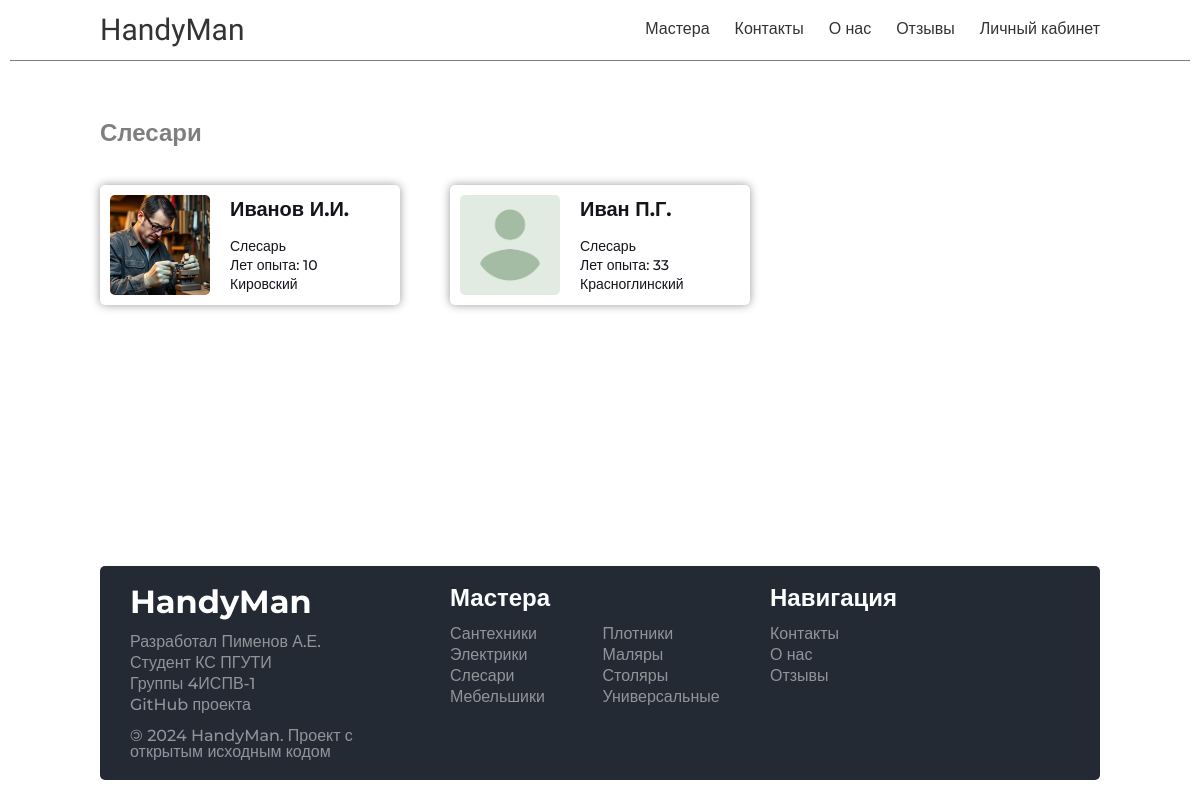
Page /masters/slesary/ (signed in) on the earlier database version.
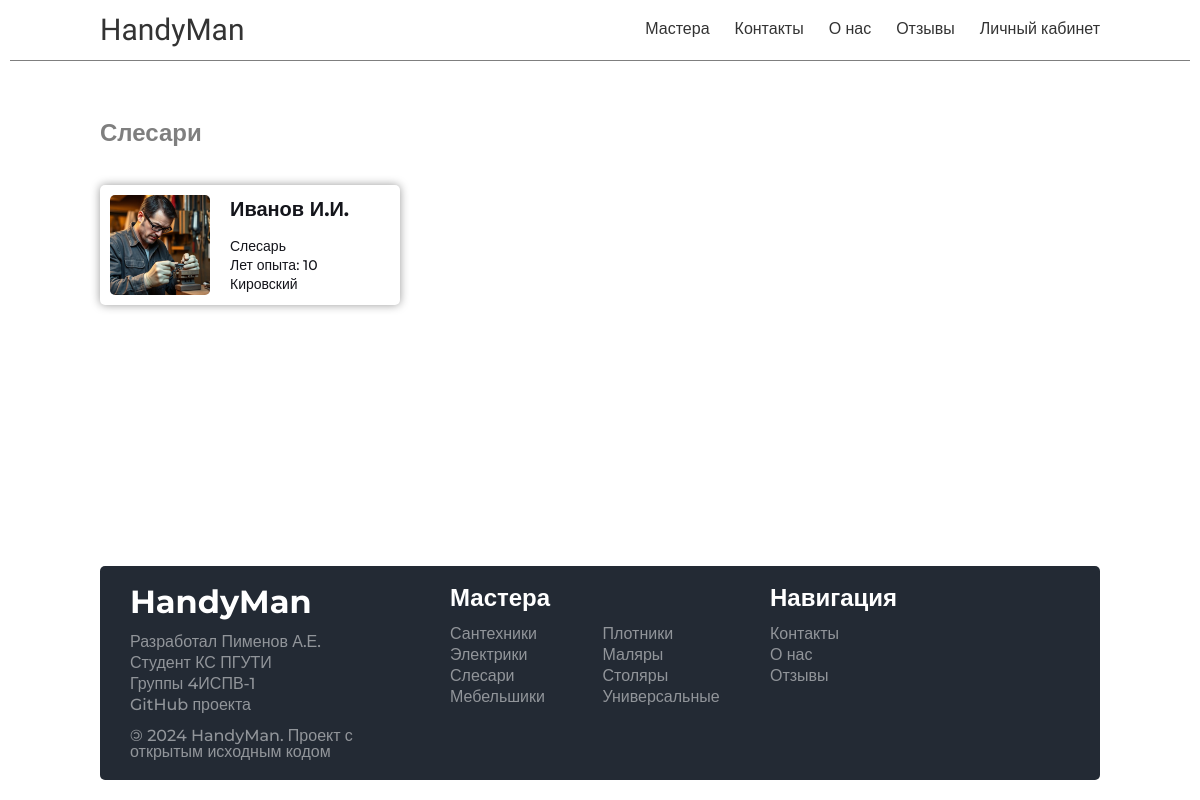
Same page on the later database version.
### handyman/models.py (models this page shows, shortened)
class Master(models.Model):
    id = models.UUIDField(primary_key=True, default=uuid.uuid4, editable=False)
    name = models.CharField(max_length=100)
    skill = models.ForeignKey(
        to="Skills", on_delete=models.PROTECT, blank=True, null=True
    )
    workarea = models.ForeignKey(
        to="Workarea", on_delete=models.PROTECT, blank=True, null=True
    )
    image = models.ImageField(upload_to='masters/images')
    experience = models.IntegerField(default=10)
    created_at = models.DateTimeField(auto_now_add=True)
    def get_absolute_url(self):
        return reverse('master_page', args=[self.skill.slug, self.id])

class Skills(models.Model):
    id = models.UUIDField(primary_key=True, default=uuid.uuid4, editable=False)
    name = models.CharField(max_length=100)
    cat_name = models.CharField(
        max_length=100
    )  # Тоже что и name, но во множественном числе
    slug = models.CharField(max_length=100, unique=True)
    image = models.ImageField(upload_to='skills/images', blank=True, null=True)
    created_at = models.DateTimeField(auto_now_add=True)

class Workarea(models.Model):
    id = models.UUIDField(primary_key=True, default=uuid.uuid4, editable=False)
    name = models.CharField(max_length=100)
    created_at = models.DateTimeField(auto_now_add=True)
    def __str__(self):
        return str(self.name)

### handyman/views.py (the view)
# urls.py: path('masters/<slug:skill_slug>/', views.show_masters, name='masters_type'),
def show_masters(request, skill_slug):
    skill = get_object_or_404(Skills, slug=skill_slug)
    masters = Master.objects.filter(skill=skill)
    data = {
        "title": skill.cat_name,
        "skill": skill,
        "masters": masters,
    }
    return render(request, "handyman/pages/master_pages/mastertype.html", context=data)

### handyman/templates/handyman/pages/master_pages/mastertype.html
{% extends "base.html" %}
{% block content %}
    {% include "handyman/include/header.html" %}
    <div class="main-container">
        <div class="main">
            <div class="main-block">
                <h2>{{ skill.cat_name }}</h2>
                <div class="grid-block">
                    {% for master in masters %}
                        <div class="card"
                             onclick="document.location.href='{{ master.get_absolute_url }}'">
                            {% if master.image %}
                                <img src="{{ master.image.url }}" alt="{{ master.name }}" style="border-radius: 5px"/>
                            {% else %}
                                <img src="https://placehold.co/150x150" alt="Изображение отсутствует"/>
                            {% endif %}
                            <div class="card-text">
                                <h3>{{ master.name }}</h3>
                                <ul>
                                    <li>{{ master.skill.name }}</li>
                                    <li>Лет опыта: {{ master.experience }}</li>
                                    <li>{{ master.workarea }}</li>
                                </ul>
                            </div>
                        </div>
                    {% endfor %}
                </div>
            </div>
        </div>
    </div>
    {% include "handyman/include/footer.html" %}
{% endblock content %}

Differences in the rows shown:
removed Master: image (placeholder picture), name "Иван П.Г.", skill.name "Слесарь", experience "33", workarea "Красноглинский"
